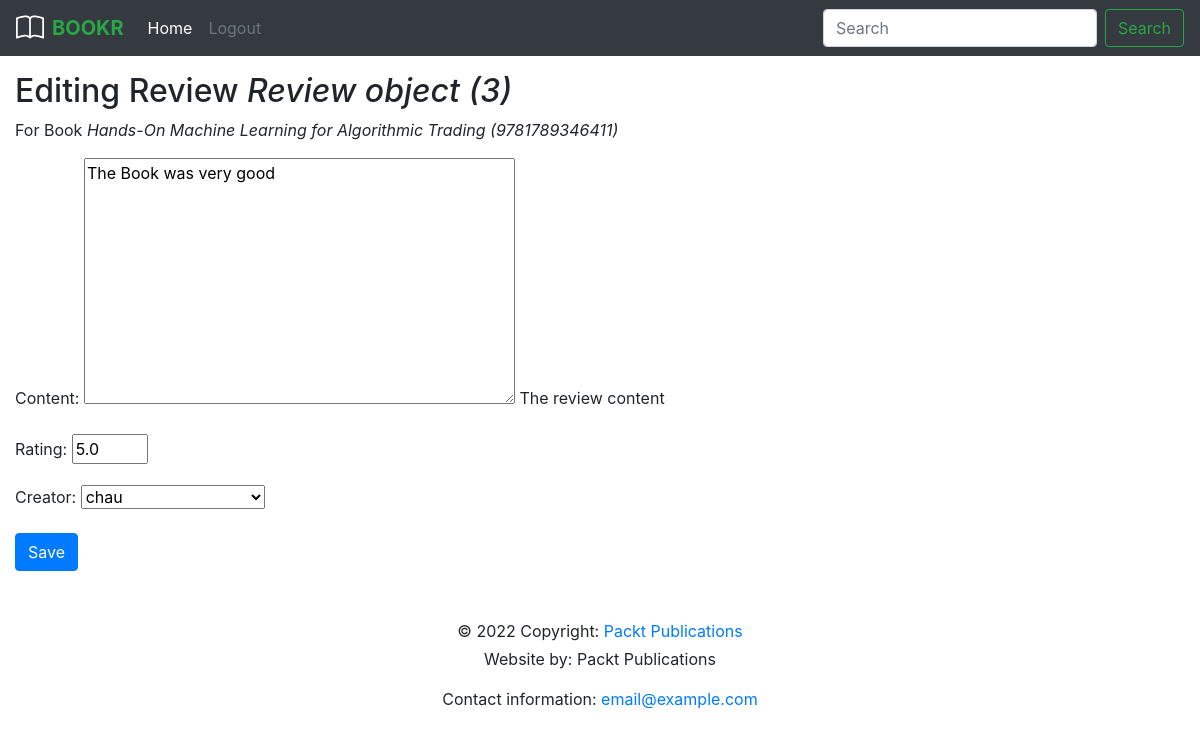
Screenshot of /books/2/reviews/3 with the database file from the repository.
### reviews/models.py (models this page shows)
class Review(models.Model):
    content = models.TextField(help_text="The review content")
    rating= models.FloatField(help_text="The rating the reviewer has given")
    date_created= models.DateTimeField(auto_now_add=True, help_text="The date and time the review was created")
    date_edited= models.DateTimeField(null=True, help_text="The date and time the review was last edited")
    creator=models.ForeignKey(auth.get_user_model(), on_delete=models.CASCADE)
    book = models.ForeignKey(Book, on_delete=models.CASCADE, help_text="The book that the review is for")

class Book(models.Model):
    title = models.CharField(max_length=70, help_text="The title of the book")
    publication_date = models.DateField(verbose_name= "Date the book was published")
    isbn= models.CharField( max_length=20, verbose_name="ISBN number of the book")
    publisher = models.ForeignKey(Publisher, on_delete=models.CASCADE)
    contributors = models.ManyToManyField(Contributor, through='BookContributor')
    def __str__(self):
        return "{} ({})".format(self.title, self.isbn)

### reviews/views.py (the view)
def review_edit(request, book_pk, review_pk=None):
    book = get_object_or_404(Book, pk=book_pk)
    if review_pk is not None:
        review = get_object_or_404(Review, book_id=book.pk, pk=review_pk)
    else:
        review = None
    if request.method == "POST":
        form = ReviewForm(request.POST, instance=review)
        if form.is_valid():
            updated_review = form.save(commit=False)
            updated_review.book = book
            if review is not None:
                updated_review.date_edited = timezone.now()
            updated_review.save()
            messages.success(request, f'Review for "{book.title}" created.')
            return redirect("book_detail", book.pk)
    else:
        form = ReviewForm(instance=review)
    return render(request, "reviews/instance_form.html", {
        "form": form,
        "instance": review,
        "model_type": "Review",
        "related_instance": book,
        "related_model_type": "Book"
    })

### reviews/forms.py
class ReviewForm(forms.ModelForm):
    rating = forms.IntegerField(min_value=0, max_value=5)
    class Meta:
        model = Review
        exclude = ["date_edited", "book"]

### reviews/templates/reviews/instance_form.html (shortened to what this page needs)
{% extends "base.html" %}
{% block content %}
   <h2>
       {% if instance %}
           Editing {{ model_type }} <em>{{ instance }}</em>
       {% else %}
           New {{ model_type }}
       {% endif %}
   </h2>
   {% if related_model_type and related_instance %}
       <p>For {{ related_model_type }} <em>{{ related_instance }}</em></p>
   {% endif %}
   <form method="post">
       {{ form.as_p }}
       <button type="submit" class="btn btn-primary">
           {% if instance %}Save{% else %}Create{% endif %}
       </button>
   </form>
{% endblock %}

### rows the page displays
Review: id "Review object (3)", content "The Book was very good", rating "5.0", creator "chau"
Book: title+isbn "Hands-On Machine Learning for Algorithmic Trading (9781789346411)"

### other values shown
{{ model_type }} "Review"
{{ related_model_type }} "Book"
